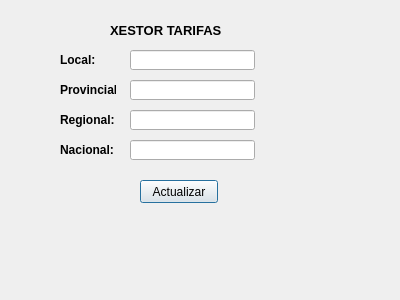
<?xml version="1.0" encoding="UTF-8"?>
<ui version="4.0">
 <class>dlgTarifas</class>
 <widget class="QDialog" name="dlgTarifas">
  <property name="windowModality">
   <enum>Qt::ApplicationModal</enum>
  </property>
  <property name="geometry">
   <rect>
    <x>0</x>
    <y>0</y>
    <width>400</width>
    <height>300</height>
   </rect>
  </property>
  <property name="windowTitle">
   <string>Xestor Tarifas</string>
  </property>
  <property name="modal">
   <bool>true</bool>
  </property>
  <widget class="QLabel" name="lblLocal">
   <property name="geometry">
    <rect>
     <x>60</x>
     <y>50</y>
     <width>56</width>
     <height>20</height>
    </rect>
   </property>
   <property name="font">
    <font>
     <weight>75</weight>
     <bold>true</bold>
    </font>
   </property>
   <property name="text">
    <string>Local:</string>
   </property>
  </widget>
  <widget class="QLabel" name="lblProvincia">
   <property name="geometry">
    <rect>
     <x>60</x>
     <y>80</y>
     <width>56</width>
     <height>20</height>
    </rect>
   </property>
   <property name="font">
    <font>
     <weight>75</weight>
     <bold>true</bold>
    </font>
   </property>
   <property name="text">
    <string>Provincial:</string>
   </property>
  </widget>
  <widget class="QLabel" name="lblRegional">
   <property name="geometry">
    <rect>
     <x>60</x>
     <y>110</y>
     <width>56</width>
     <height>20</height>
    </rect>
   </property>
   <property name="font">
    <font>
     <weight>75</weight>
     <bold>true</bold>
    </font>
   </property>
   <property name="text">
    <string>Regional:</string>
   </property>
  </widget>
  <widget class="QLabel" name="lblNacional">
   <property name="geometry">
    <rect>
     <x>60</x>
     <y>140</y>
     <width>56</width>
     <height>20</height>
    </rect>
   </property>
   <property name="font">
    <font>
     <weight>75</weight>
     <bold>true</bold>
    </font>
   </property>
   <property name="text">
    <string>Nacional:</string>
   </property>
  </widget>
  <widget class="QLineEdit" name="txtLocal">
   <property name="geometry">
    <rect>
     <x>130</x>
     <y>50</y>
     <width>125</width>
     <height>20</height>
    </rect>
   </property>
   <property name="minimumSize">
    <size>
     <width>120</width>
     <height>0</height>
    </size>
   </property>
   <property name="alignment">
    <set>Qt::AlignRight|Qt::AlignTrailing|Qt::AlignVCenter</set>
   </property>
  </widget>
  <widget class="QLineEdit" name="txtProvincial">
   <property name="geometry">
    <rect>
     <x>130</x>
     <y>80</y>
     <width>125</width>
     <height>20</height>
    </rect>
   </property>
   <property name="minimumSize">
    <size>
     <width>120</width>
     <height>0</height>
    </size>
   </property>
   <property name="alignment">
    <set>Qt::AlignRight|Qt::AlignTrailing|Qt::AlignVCenter</set>
   </property>
  </widget>
  <widget class="QLineEdit" name="txtNacional">
   <property name="geometry">
    <rect>
     <x>130</x>
     <y>140</y>
     <width>125</width>
     <height>20</height>
    </rect>
   </property>
   <property name="minimumSize">
    <size>
     <width>120</width>
     <height>0</height>
    </size>
   </property>
   <property name="alignment">
    <set>Qt::AlignRight|Qt::AlignTrailing|Qt::AlignVCenter</set>
   </property>
  </widget>
  <widget class="QLineEdit" name="txtRegional">
   <property name="geometry">
    <rect>
     <x>130</x>
     <y>110</y>
     <width>125</width>
     <height>20</height>
    </rect>
   </property>
   <property name="minimumSize">
    <size>
     <width>120</width>
     <height>0</height>
    </size>
   </property>
   <property name="alignment">
    <set>Qt::AlignRight|Qt::AlignTrailing|Qt::AlignVCenter</set>
   </property>
  </widget>
  <widget class="QLabel" name="lblRutas">
   <property name="geometry">
    <rect>
     <x>110</x>
     <y>20</y>
     <width>111</width>
     <height>20</height>
    </rect>
   </property>
   <property name="font">
    <font>
     <pointsize>10</pointsize>
     <weight>75</weight>
     <bold>true</bold>
    </font>
   </property>
   <property name="text">
    <string>XESTOR TARIFAS</string>
   </property>
  </widget>
  <widget class="QPushButton" name="btnActualizarTarifas">
   <property name="geometry">
    <rect>
     <x>140</x>
     <y>180</y>
     <width>78</width>
     <height>23</height>
    </rect>
   </property>
   <property name="text">
    <string>Actualizar</string>
   </property>
  </widget>
 </widget>
 <resources/>
 <connections/>
</ui>
